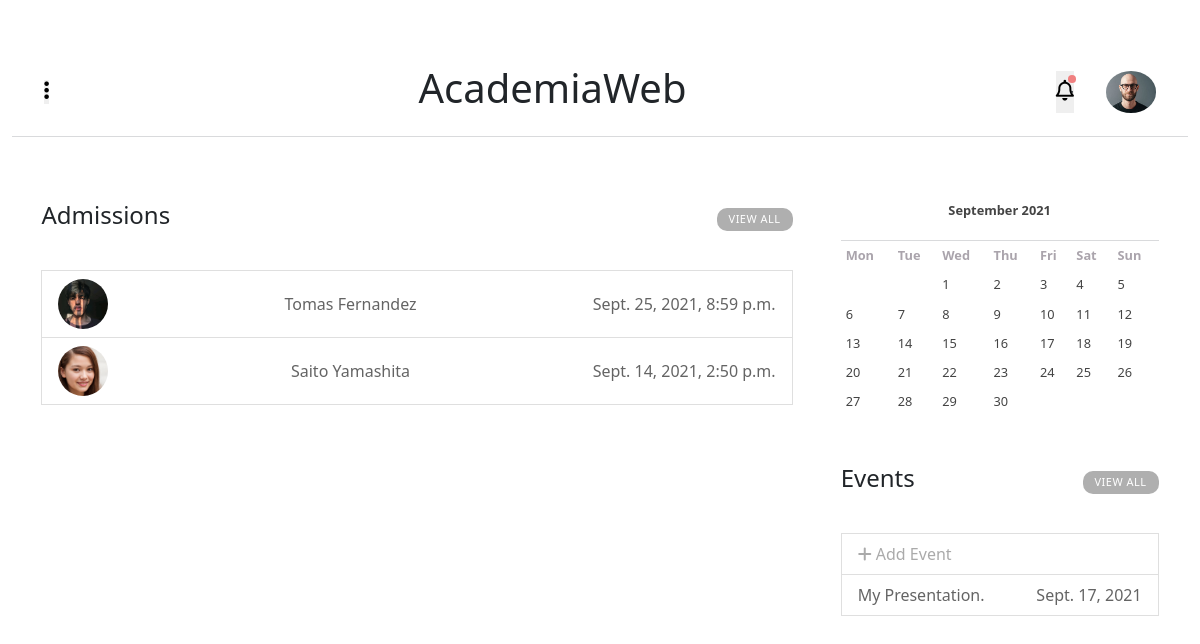
The page /academiaweb/home/ (signed in) on the database its author committed.
### main_app/models.py (models this page shows, shortened)
class Admins(models.Model):
    id              = models.AutoField(primary_key=True)
    user            = models.ForeignKey(UserAccount,on_delete=models.CASCADE)
    document        = models.CharField(max_length=8,unique=True)
    first_name      = models.CharField(max_length=200)
    last_name       = models.CharField(max_length=200)
    date_of_birth   = models.DateField(default=datetime.date.today)
    gender_choice   = (('male','male'),('feminine','feminine'),('undefined','undefined'))
    gender          = models.CharField(max_length=10, default='male', choices=gender_choice)
    nationality     = CountryField()
    description     = models.TextField(max_length=500,blank=True)
    profile_picture = models.ImageField(blank=True,null=True, upload_to='admins/profile_pictures')
    class Meta():
        verbose_name        = 'Admin'
        verbose_name_plural = 'Admins'
    @property
    def email(self):
        return str(self.user)

class Applications(models.Model):
    id              = models.AutoField(primary_key=True)
    email           = models.EmailField()
    document        = models.CharField(max_length=8)
    nationality     = CountryField()
    first_name      = models.CharField(max_length=200)
    last_name       = models.CharField(max_length=200,)
    date_of_birth   = models.DateField()
    gender_choice   = (('male','male'),('feminine','feminine'),('undefined','undefined'))
    gender          = models.CharField(max_length=10, default='male', choices=gender_choice)
    year            = models.ForeignKey(SchoolYears,on_delete=models.DO_NOTHING)
    sent_date       = models.DateTimeField(auto_now_add=True,)
    profile_picture = models.ImageField(upload_to='applications/profile_pictures',blank=True,null=True)
    HS_diploma      = models.FileField(upload_to='applications/high_school_diploma',blank=True,null=True,)
    @property
    def full_name(self):
        return '{} {}'.format(self.first_name,self.last_name)

class Events(models.Model):
    id          = models.AutoField(primary_key=True)
    title       = models.CharField(max_length=50)
    message     = models.TextField()
    event_date  = models.DateField()
    year        = models.ForeignKey(SchoolYears,on_delete=models.CASCADE)
    author      = models.ForeignKey(UserAccount,on_delete=models.CASCADE)
    created     = models.DateTimeField(auto_now_add=datetime.datetime.now())
    class Meta():
        verbose_name        = 'Event'
        verbose_name_plural = 'Events'

### main_app/views.py (the view)
# urls.py: path('home/',views.HomeView,name='home'),
def HomeView(request):
    data = user_profile(request)
    user = data['user']
    notifications = data['notifications']
    year     = timezone.now().year
    month    = timezone.now().month
    calendar = HTMLCalendar().formatmonth(theyear=year,themonth=month)
    events   = Events.objects.filter(event_date__month=month).all()
    classworks  = request_account(request)['classwork']
    admissions = request_account(request)['admissions']
    history    = request_account(request)['history']
    context = {'notifications':notifications,
                'user':user,'calendar':calendar,'events':events,
                'classworks':classworks,'admissions':admissions,
                'history':history
    }
    return render(request,'home.html',context)

### main_app/models.py (called while the page is built)
    def __str__(self):
        return self.email

### main_app/utils.py (called while the page is built, shortened)
def user_profile(request):
    if request.user.is_admin or request.user.is_superuser:
        user          = Admins.objects.get(user=request.user)
        admins        = Admins.objects.all()
        teachers      = Teachers.objects.all()
        students      = Students.objects.all()
        courses       = Courses.objects.all()
        notifications = Notifications.objects.order_by('-created')[0:5]
        events        = Events.objects.all()
    return {'user':user,'courses':courses,'admins':admins,'teachers':teachers,'students':students,'events':events,'notifications':notifications}

def request_account(request):
    data = user_profile(request)
    user = data['user']
    if request.user.is_admin:
        admissions = Applications.objects.order_by('-sent_date').all()
    else:
        admissions = None
    if request.user.is_student:
        history    = History.objects.order_by('-seen').all()
    else:
        history    = None
    if request.user.is_student:
        classwork  = ClassWork.objects.filter(year=user.year,reply=None).all()
    elif request.user.is_teacher:
        classwork  = ClassWork.objects.filter(course=user.course).all()
    else:
        classwork  = None
    return{'classwork':classwork,'admissions':admissions,'history':history}

### main_app/templates/home.html (shortened to what this page needs)
{% extends 'base_home.html' %}
{% load static %}
{% block content %}
<link rel="stylesheet" href="{% static 'css/home.css' %}">
<div class="content">
    {% if request.user.is_admin %}
    <ul class="list-group">
        <div class="first_request">
            <div class="content-title">
                <h4>Admissions</h4>
                <a href="">View All</a>
            </div>
            {% if admissions %}
            {% for admission in admissions %}
            <li class="list-group-item">
                <a href="{% url 'admission' admission.email  %}">
                    <img src="{{admission.profile_picture.url}}" class="profile_picture">
                    <p id="info1">{{admission.full_name}}</p>
                    <p id="info2">{{admission.sent_date}}</p>
                </a>
            </li>
            {% endfor %}
            {% else %}
            <li class="list-group-item">No Results Found...</li>
            {% endif %}
        </div>
    </ul>
    {% endif %}
    <div class="events">
        <div class="calendar">
            {{calendar|safe}}
        </div>
        <div class="content-title">
            <h4>Events</h4>
            <a href="{% url 'events' %}">View All</a>
        </div>
        {% if request.user.is_admin or request.user.is_teacher %}
        <li class="list-group-item" id="add">
            <a href="{% url 'event_create' %}"><i class="fas fa-plus"></i> Add Event</a>
        </li>
        {% endif %}
        {% if events %}{% for event in events %}
        <li class="list-group-item">
            <a href="{% url 'event' event.title event.event_date %}">
                <p id="info1">{{event.title}}</p>
                <p id="info2">{{event.event_date}}</p>
            </a>
        </li>
        {% endfor %}{% else %}
        <li class="list-group-item">
            No Results Found...
        </li>{% endif %}
    </div>
</div>
{% endblock %}

### main_app/templates/base_home.html (shortened to what this page needs)
<!DOCTYPE html>
<html lang="en">
<head>
    {% load static %}
    <link href="https://cdn.jsdelivr.net/npm/bootstrap@5.0.1/dist/css/bootstrap.min.css" rel="stylesheet">
    <link rel="stylesheet" href="{% static 'css/base_home.css' %}">
</head>
  <body>
    <div class="main">
            <div class="title-pag">
                <div class="title_and_bar">
                    <button id="icon_menu" onclick="toggleMenu()"><i class="fas fa-ellipsis-v"></i></button>
                    <a href="{% url 'home' %}">
                        <h1>AcademiaWeb</h1>
                    </a>
                </div>
                <div class="user_and_noti">
                    <button id="icon-noti" onclick="toggleNoti()"><i class="far fa-bell"></i></button>
                    <span id="alert">.</span>
                    <a href="{% url 'user_profile'  user.email  %}">
                    <img src="{{user.profile_picture.url}}" >
                    </a>
                </div>
            </div>
            <div class="content-extends col">
            {% block content %}
            {% endblock %}
            </div>
    </div>
</body>
</html>

### main_app/static/css/base_home.css (style rules this page uses)
.main { width: 100%; padding-right: var(--bs-gutter-x,.75rem); padding-left: var(--bs-gutter-x,.75rem); margin-right: auto; margin-left: auto; }
button { border: none; padding: 0; margin: 0; }
.title-pag { display: flex; width: 100%; justify-content: space-between; align-items: center; padding: 4rem 2rem 1rem; border-bottom: 1px solid #d9dadc; }
.title-pag .title_and_bar { display: contents; align-items: center; }
.title_and_bar i, .user_and_noti i { font-size: 1.3rem; cursor: pointer; }
.title_and_bar a { text-decoration: none; color: #212529; }
.title-pag .user_and_noti img { display: none; width: 50px; border-radius: 50%; }
.user_and_noti span { padding: 0 2px; background: lightcoral; position: absolute; max-height: 8px; right: 40px; top: 72px; border-radius: 50%; }
@media (min-width:575px) { .title-pag .user_and_noti { display: flex; } }
@media (min-width:575px) { .title-pag .user_and_noti img { display: block; margin: 0 0 0 2rem; } }
@media (min-width:575px) { .user_and_noti span { right: 124px; top: 75px; } }

### main_app/static/css/home.css (style rules this page uses)
.content { padding: 0 2rem; }
.content-title { display: flex; justify-content: space-between; align-items: center; padding: 2rem 0 ; margin: auto; }
.content-title a { text-decoration: none; }
.content-title a { background: rgb(175, 175, 175); color: white; transition: all 0.2s; border-radius: 10px; margin: 0; padding: 3px 12px; font-weight: 400; font-size: 11px; text-transform: uppercase; letter-spacing: 0.5px; }
.list-group { padding: 2rem 0 0 0; }
.list-group-item a { text-decoration: none; display: flex; align-items: center; justify-content: space-between; }
.list-group-item a p { margin: 0; color: rgb(100, 100, 100); }
.list-group-item a img.profile_picture { width: 50px; border-radius: 50%; }
.list-group-item#add a { display: block; color: #aaa; }
.events { padding: 4rem 0; width: 90%; margin: auto; }
table { font-size: .8rem; --bs-table-bg: transparent; --bs-table-accent-bg: transparent; --bs-table-striped-color: #212529; --bs-table-striped-bg: rgba(0, 0, 0, 0.05); --bs-table-active-color: #212529; --bs-table-active-bg: rgba(0, 0, 0, 0.1); --bs-table-hover-color: #212529; --bs-table-hover-bg: rgba(0, 0, 0, 0.075); width: 100%; margin-bottom: 1rem; color: #212529; vertical-align: top; border-color: #dee2e6; }
tbody tr th.month { text-align: center; padding: 0 0 20px 0; border-bottom: 1px solid #d9dadc; }
tbody tr th.mon, th.tue, th.wed, th.thu, th.fri, th.sat, th.sun { color: #AAA4AC; }
tbody tr th, tbody tr td { padding: 5px; color: #444444; }
@media (min-width:800px) { .content { display: flex; justify-content: space-between; width: 95%; margin: auto; padding: 0; } }
@media (min-width:800px) { .list-group { width: 70%; } }
@media (min-width:800px) { .events { margin: 0 0 0 3rem; width: 331px; } }

### rows shown on the page
Admins: profile_picture (picture)
Applications: profile_picture (picture), full_name "Tomas Fernandez", sent_date "Sept. 25, 2021, 8:59 p.m."
Applications: profile_picture (picture), full_name "Saito Yamashita", sent_date "Sept. 14, 2021, 2:50 p.m."
Events: title "My Presentation.", event_date "Sept. 17, 2021"

### other values the page prints
{{ calendar|safe }} "September 2021 Mon Tue Wed Thu Fri Sat Sun 1 2 3 4 5 6 7 8 9 10 11 12 13 14 15 16 17 18 19 20 21 22 23 24 25 26 27 28 29 30"
